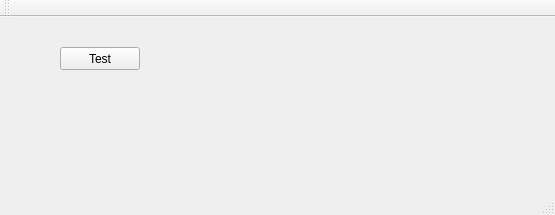
<?xml version="1.0" encoding="UTF-8"?>
<ui version="4.0">
 <class>MainWindow</class>
 <widget class="QMainWindow" name="MainWindow">
  <property name="geometry">
   <rect>
    <x>0</x>
    <y>0</y>
    <width>555</width>
    <height>215</height>
   </rect>
  </property>
  <property name="windowTitle">
   <string>MainWindow</string>
  </property>
  <widget class="QWidget" name="centralwidget">
   <widget class="QPushButton" name="pushButton">
    <property name="geometry">
     <rect>
      <x>60</x>
      <y>30</y>
      <width>80</width>
      <height>23</height>
     </rect>
    </property>
    <property name="text">
     <string>Test</string>
    </property>
   </widget>
  </widget>
  <widget class="QMenuBar" name="menubar">
   <property name="geometry">
    <rect>
     <x>0</x>
     <y>0</y>
     <width>555</width>
     <height>20</height>
    </rect>
   </property>
  </widget>
  <widget class="QStatusBar" name="statusbar"/>
  <widget class="QToolBar" name="toolBar">
   <property name="windowTitle">
    <string>toolBar</string>
   </property>
   <attribute name="toolBarArea">
    <enum>TopToolBarArea</enum>
   </attribute>
   <attribute name="toolBarBreak">
    <bool>false</bool>
   </attribute>
  </widget>
 </widget>
 <resources/>
 <connections/>
</ui>
